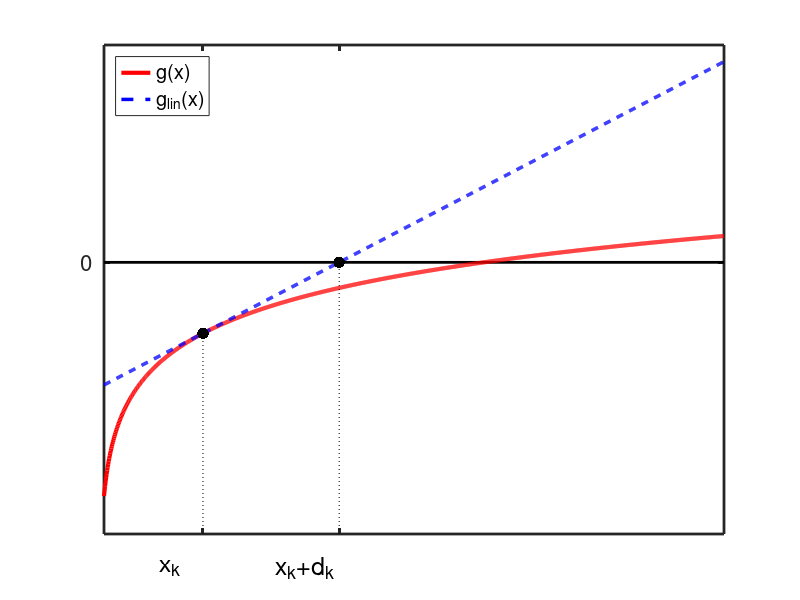

The MATLAB source for this figure: (Note: this script raises an error after producing the figure.)
function newtonsMethodMin1d
%Illustration of Newton's method for minimizing a 1d function

hold all;

xmin = 0.1;  xmax = 12;
ymin = -5; ymax = 4;

domain = xmin:0.01:xmax;
f = @(x) log(x) - 2;


Xk = 2;
m = 1/Xk;
b = f(Xk) - m*Xk;
tl = @(x) m*x+b;


plot([xmin,xmax],[0,0],'-k','LineWidth',2);
h1=plot(domain,f(domain),'-r','LineWidth',3);
h2=plot(domain,tl(domain),'--b','LineWidth',2.5);
legend([h1,h2],{'g(x)','g_{lin}(x)'},'Location','NorthWest');
plot(Xk,f(Xk),'.k','MarkerSize',25);
plot(-b/m,0,'.k','MarkerSize',25);

plot([Xk,Xk],[ymin,f(Xk)],':k');
plot([-b/m,-b/m],[ymin,0],':k');

% x^(k)
annotation(gcf,'textbox'        ,[0.2 0 0.09946 0.11],...
               'String'         ,{'x_{k}'},...
               'FontSize'       ,18,...
               'FitBoxToText'   ,'off',...
               'LineStyle'      ,'none');

% x^(k) + v^(k)
annotation(gcf,'textbox'        ,[0.345 0 0.09946 0.11],...
               'String'         ,{'x_{k}+d_{k}'},...
               'FontSize'       ,18,...
               'FitBoxToText'   ,'off',...
               'LineStyle'      ,'none');


axis([xmin,xmax,ymin,ymax]);
set(gca,'XTick',[Xk,-b/m],'XTickLabel',{'',''},'YTick',0,'FontSize',16,'Box','on','LineWidth',2);

pdfcrop;

end
